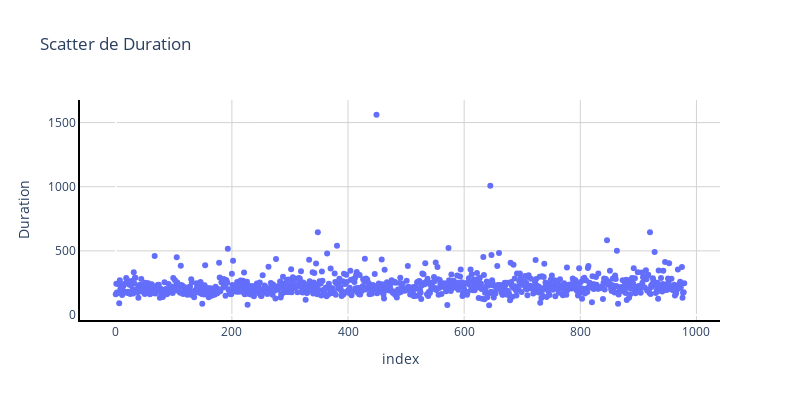

The notebook cell saved with this chart:
### Markdown cell above
Para analizar la variable, se realizó un *scatter plot* de ella:

### Code cell
# Creación del gráfico de distribución.
fig = px.scatter(modified_dataset, y="Duration", title='Scatter de Duration', width=800, height=400)

configurar_fondo(fig)

fig.show()

### Figure 1 — Plotly figure (JSON) as saved in the notebook; plotly's stock layout.template omitted (floating-point values rounded to 4 significant figures; data arrays with more than 128 entries replaced by an {"elided": "..."} marker saying what was removed)
{"data": [{"hovertemplate": "index=%{x}<br>Duration=%{y}<extra></extra>", "legendgroup": "", "marker": {"color": "#636efa", "symbol": "circle"}, "mode": "markers", "name": "", "orientation": "v", "showlegend": false, "type": "scatter", "x": {"elided": "944 int values"}, "xaxis": "x", "y": {"elided": "944 int values"}, "yaxis": "y"}], "layout": {"height": 400, "legend": {"tracegroupgap": 0}, "plot_bgcolor": "white", "title": {"text": "Scatter de Duration"}, "width": 800, "xaxis": {"anchor": "y", "domain": [0, 1], "gridcolor": "lightgray", "linecolor": "black", "linewidth": 2, "showline": true, "title": {"text": "index"}}, "yaxis": {"anchor": "x", "domain": [0, 1], "gridcolor": "lightgray", "linecolor": "black", "linewidth": 2, "showline": true, "title": {"text": "Duration"}}}}
